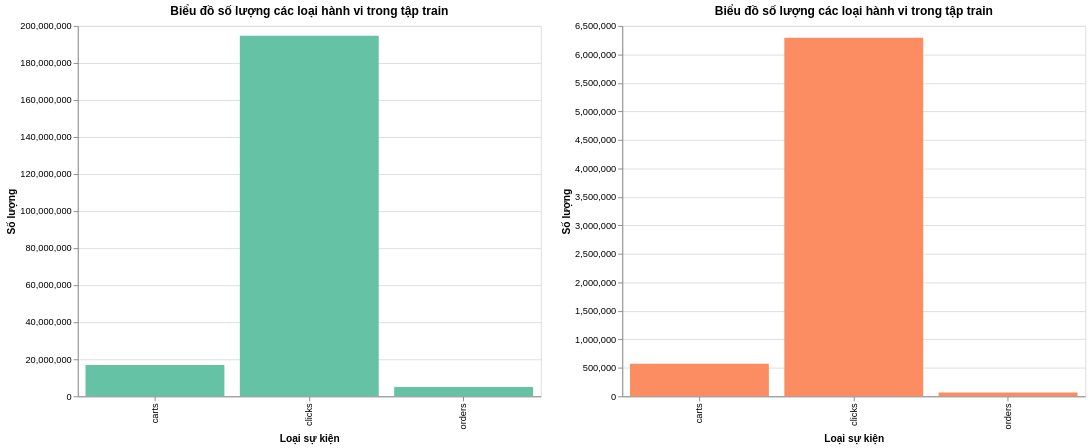

Notebook code cell kept with this figure:
### Code cell
def make_chart(df, title, color):
    return alt.Chart(df).mark_bar(color=color).encode(
        x=alt.X('type:N', title='Loại sự kiện'),
        y=alt.Y('count:Q', title='Số lượng'),
        tooltip=['type', 'count']
    ).properties(
        width=500,
        height=400,
        title=title
    )

chart_train = make_chart(train_events, 'Biểu đồ số lượng các loại hành vi trong tập train', '#66c2a5')
chart_test  = make_chart(test_events,  'Biểu đồ số lượng các loại hành vi trong tập test',  '#fc8d62')

(chart_train | chart_test).show()

### Figure 1 — Vega-Lite specification as saved in the notebook (floating-point values rounded to 4 significant figures)
{"config": {"view": {"continuousWidth": 300, "continuousHeight": 300}}, "hconcat": [{"data": {"name": "data-5fb2a91e1ff3621e613e78c4c25d9b71"}, "mark": {"type": "bar", "color": "#66c2a5"}, "encoding": {"tooltip": [{"field": "type", "type": "nominal"}, {"field": "count", "type": "quantitative"}], "x": {"field": "type", "title": "Loại sự kiện", "type": "nominal"}, "y": {"field": "count", "title": "Số lượng", "type": "quantitative"}}, "height": 400, "title": "Biểu đồ số lượng các loại hành vi trong tập train", "width": 500}, {"data": {"name": "data-d98ea8673ecafbe228844b26a3c436bf"}, "mark": {"type": "bar", "color": "#fc8d62"}, "encoding": {"tooltip": [{"field": "type", "type": "nominal"}, {"field": "count", "type": "quantitative"}], "x": {"field": "type", "title": "Loại sự kiện", "type": "nominal"}, "y": {"field": "count", "title": "Số lượng", "type": "quantitative"}}, "height": 400, "title": "Biểu đồ số lượng các loại hành vi trong tập train", "width": 500}], "$schema": "https://vega.github.io/schema/vega-lite/v5.20.1.json", "datasets": {"data-5fb2a91e1ff3621e613e78c4c25d9b71": [{"type": "clicks", "count": 194720954}, {"type": "carts", "count": 16896191}, {"type": "orders", "count": 5098951}], "data-d98ea8673ecafbe228844b26a3c436bf": [{"type": "clicks", "count": 6292632}, {"type": "carts", "count": 570011}, {"type": "orders", "count": 65480}]}}
